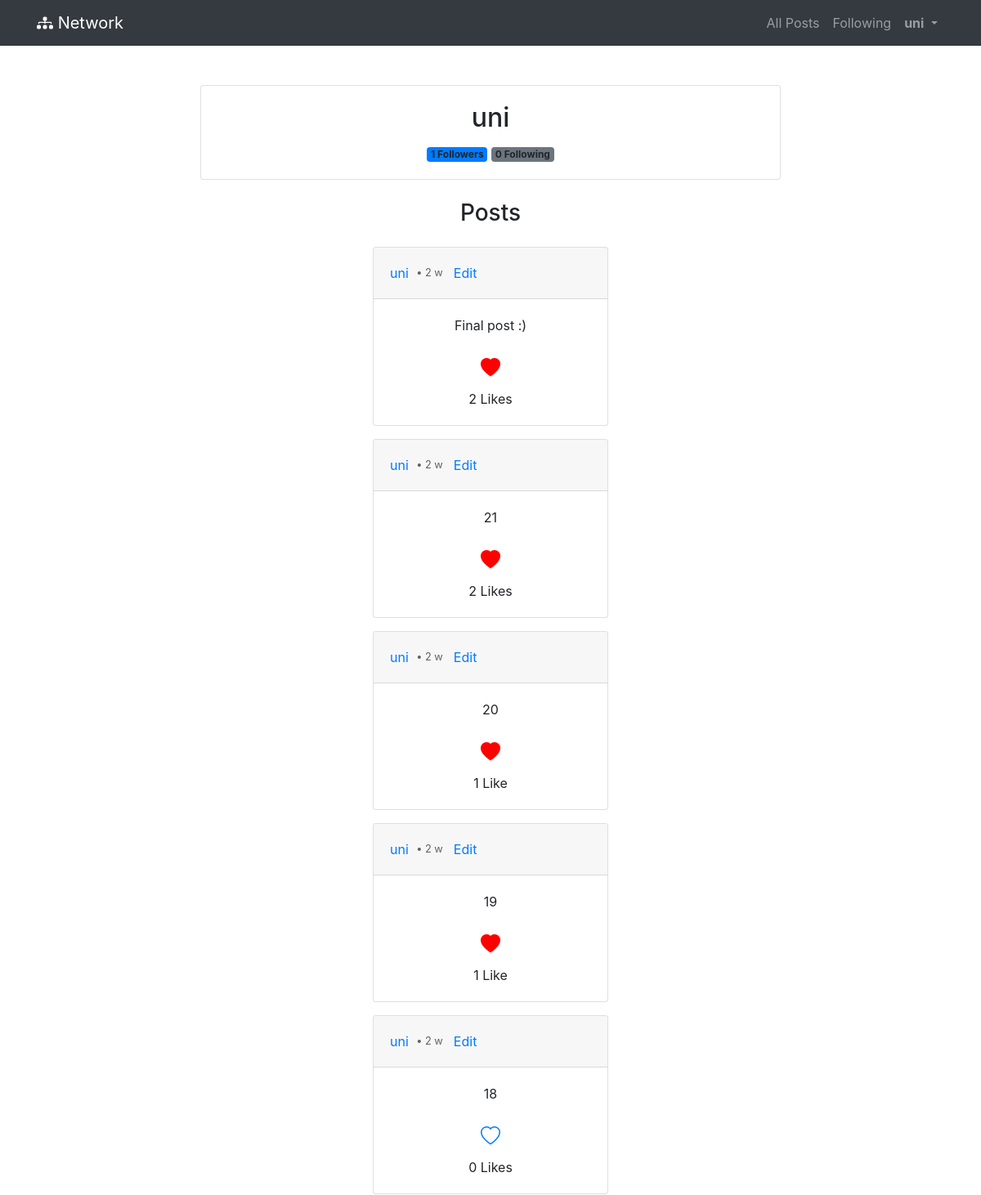
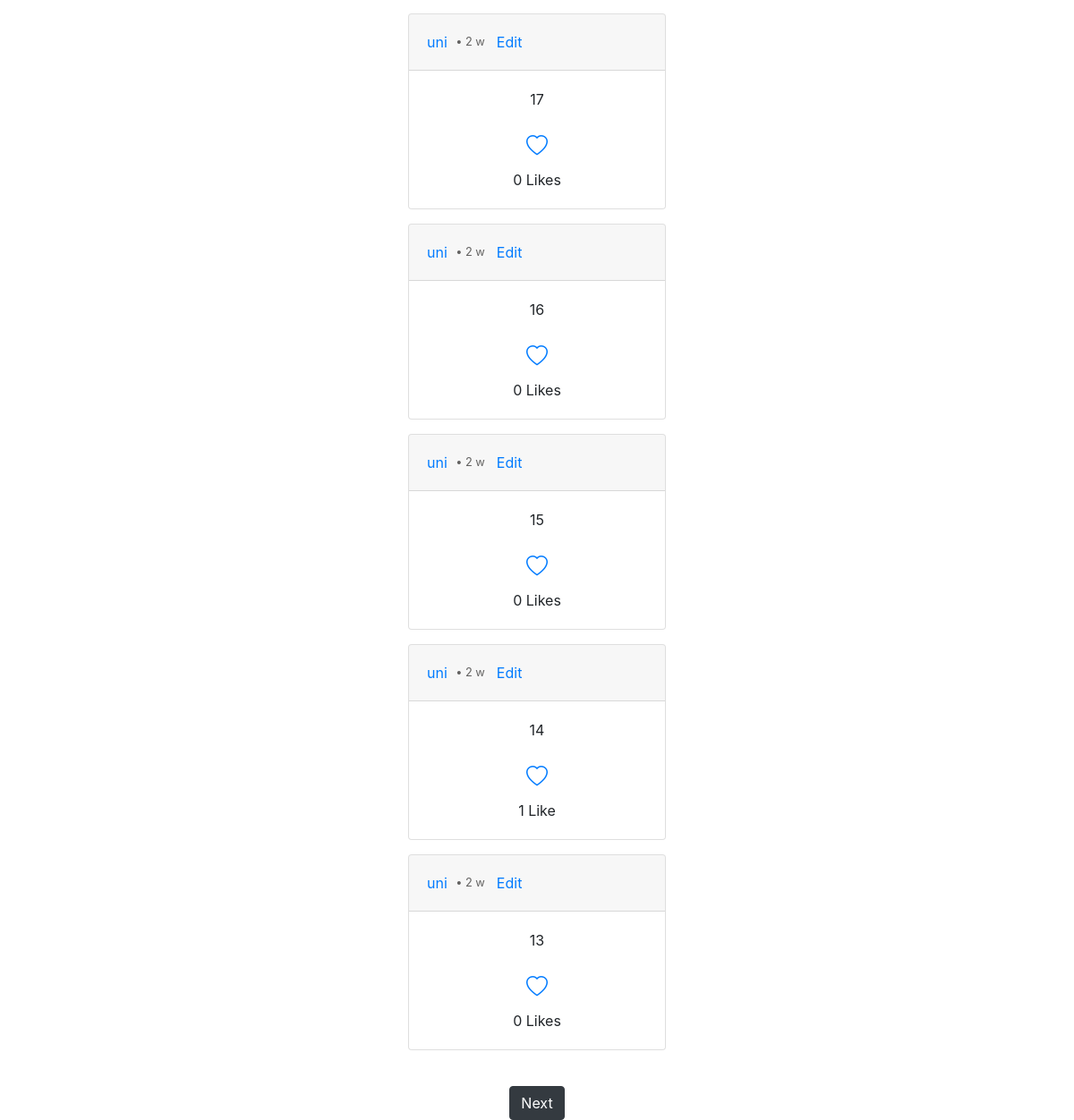
The app's page /profile/uni/ (signed in) with its own data (2 pictures, top to bottom).
### network/models.py (models this page shows, shortened)
class User(AbstractUser):
    followers = models.ManyToManyField('self', symmetrical=False, related_name='following')

class Post(models.Model):
    user = models.ForeignKey(User, on_delete=models.CASCADE, related_name="posts")
    content = models.TextField()
    timestamp = models.DateTimeField(auto_now_add=True)
    @property
    def total_likes(self):
        return self.likes.count()

### network/views.py (the view)
# urls.py: path('profile/<str:username>/', views.profile, name='profile'),
@login_required
def profile(request, username):
    profile_user = get_object_or_404(User, username=username)
    post_list = Post.objects.filter(user=profile_user).order_by('-timestamp')
    paginator = Paginator(post_list, 10)  # Show 10 posts per page
    page_number = request.GET.get('page')
    posts = paginator.get_page(page_number)
    for post in posts:
        post.has_liked = post.likes.filter(user=request.user).exists()
    followers_count = profile_user.followers.count()
    following_count = profile_user.following.count()
    is_following = profile_user.followers.filter(id=request.user.id).exists()
    if request.method == "POST":
        if is_following:
            profile_user.followers.remove(request.user)
        else:
            profile_user.followers.add(request.user)
        return redirect('profile', username=username)
    return render(request, "network/profile.html", {
        "profile_user": profile_user,
        "posts": posts,
        "followers_count": followers_count,
        "following_count": following_count,
        "is_following": is_following
    })

### network/templates/network/profile.html (shortened to what this page needs)
{% extends "network/layout.html" %}
{% block body %}
<div class="container mt-5">
    <div class="row justify-content-center">
        <div class="col-md-8 text-center">
            <div class="card mb-4">
                <div class="card-body">
                    <h2 class="card-title">{{ profile_user.username }}</h2>
                    <p class="card-text">
                        <span class="badge bg-primary">{{ followers_count }} Followers</span>
                        <span class="badge bg-secondary">{{ following_count }} Following</span>
                    </p>
                </div>
            </div>
            <h3 class="mb-4">Posts</h3>
            <div class="d-flex flex-column align-items-center">
                {% for post in posts %}
                <div class="card text-bg-dark mb-3 post-card" style="width: 100%;" id="post-{{ post.id }}">
                    <div class="card-header">
                        <div class="d-flex align-items-center">
                            <a href="{% url 'profile' post.user.username %}">{{ post.user.username }}</a>
                            <span class="time-ago ms-2" data-timestamp="{{ post.timestamp|date:'U' }}"></span>
                            {% if post.user == request.user %}
                                <button class="btn btn-link ms-auto" onclick="editPost({{ post.id }})">Edit</button>
                            {% endif %}
                        </div>
                    </div>
                    <div class="card-body" id="post-content-{{ post.id }}">
                        <p class="post-text card-text">{{ post.content }}</p>
                        <p class="card-text text-center">
                            <a href="javascript:void(0);" class="btn btn-link like-btn" data-post-id="{{ post.id }}">
                                {% if post.has_liked %}
                                    <i class="bi bi-heart-fill" style="color: red; font-size: 1.5rem;"></i>
                                {% else %}
                                    <i class="bi bi-heart" style="font-size: 1.5rem;"></i>
                                {% endif %}
                            </a>
                            <br>
                            <span class="like-count">{{ post.total_likes }}</span> Like{{ post.total_likes|pluralize }}
                        </p>
                    </div>
                </div>
                {% endfor %}
            </div>
        </div>
    </div>
</div>
{% if posts.has_other_pages %}
<div class="d-flex justify-content-center mt-4" style="gap: 40px;">
    {% if posts.has_next %}
        <a href="?page={{ posts.next_page_number }}" class="btn btn-dark">Next</a>
    {% endif %}
</div>
{% endif %}
{% endblock %}

### network/templates/network/layout.html (shortened to what this page needs)
{% load static %}
<!DOCTYPE html>
<html lang="en">
    <head>
        <link rel="stylesheet" href="https://stackpath.bootstrapcdn.com/bootstrap/4.4.1/css/bootstrap.min.css">
        <link href="{% static 'network/styles.css' %}" rel="stylesheet">
        <link rel="stylesheet" href="https://cdn.jsdelivr.net/npm/bootstrap-icons/font/bootstrap-icons.css">
    </head>
    <body>
        <nav class="navbar navbar-expand-lg navbar-dark bg-dark">
            <div class="container">
                <a class="navbar-brand" href="{% url 'index' %}">
                    <i class="bi bi-diagram-3-fill"></i> Network
                </a>
                <div class="collapse navbar-collapse" id="navbarNav">
                    <ul class="navbar-nav ml-auto">
                        <li class="nav-item">
                            <a class="nav-link" href="{% url 'all_posts' %}">All Posts</a>
                        </li>
                        {% if user.is_authenticated %}
                            <li class="nav-item">
                                <a class="nav-link" href="{% url 'following' %}">Following</a>
                            </li>
                            <li class="nav-item dropdown">
                                <a class="nav-link dropdown-toggle" href="#" id="userDropdown" role="button" data-toggle="dropdown" aria-haspopup="true" aria-expanded="false">
                                    <strong>{{ user.username }}</strong>
                                </a>
                            </li>
                        {% endif %}
                    </ul>
                </div>
            </div>
        </nav>
        <div class="container mt-4">
            {% block body %}
            {% endblock %}
        </div>
    </body>
</html>

### network/static/network/styles.css (style rules this page uses)
.post-card { margin-bottom: 20px; max-width: 18rem; }
.card-header span { font-size: 0.8rem; color: #636261; }

### records on screen
User: username "uni"
Post: user.username "uni", content "Final post :)", total_likes "2"
Post: user.username "uni", content "21", total_likes "2"
Post: user.username "uni", content "20", total_likes "1"
Post: user.username "uni", content "19", total_likes "1"
Post: user.username "uni", content "18", total_likes "0"
Post: user.username "uni", content "17", total_likes "0"
Post: user.username "uni", content "16", total_likes "0"
Post: user.username "uni", content "15", total_likes "0"
Post: user.username "uni", content "14", total_likes "1"
Post: user.username "uni", content "13", total_likes "0"

### other values on screen
{{ followers_count }} "1"
{{ following_count }} "0"
